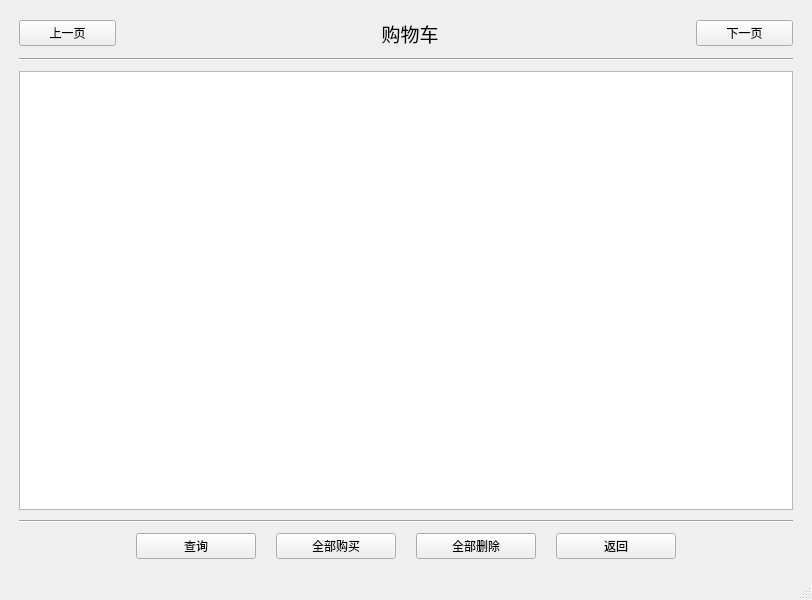
<?xml version="1.0" encoding="UTF-8"?>
<ui version="4.0">
 <class>ShoppingCart</class>
 <widget class="QMainWindow" name="ShoppingCart">
  <property name="geometry">
   <rect>
    <x>0</x>
    <y>0</y>
    <width>812</width>
    <height>600</height>
   </rect>
  </property>
  <property name="windowTitle">
   <string>MainWindow</string>
  </property>
  <widget class="QWidget" name="centralwidget">
   <layout class="QVBoxLayout" name="verticalLayout">
    <item>
     <layout class="QGridLayout" name="gridLayout">
      <property name="leftMargin">
       <number>10</number>
      </property>
      <property name="topMargin">
       <number>10</number>
      </property>
      <property name="rightMargin">
       <number>10</number>
      </property>
      <property name="bottomMargin">
       <number>10</number>
      </property>
      <property name="horizontalSpacing">
       <number>20</number>
      </property>
      <property name="verticalSpacing">
       <number>10</number>
      </property>
      <item row="0" column="0">
       <widget class="QPushButton" name="PrevPage">
        <property name="maximumSize">
         <size>
          <width>140</width>
          <height>16777215</height>
         </size>
        </property>
        <property name="text">
         <string>上一页</string>
        </property>
       </widget>
      </item>
      <item row="0" column="1" colspan="2">
       <spacer name="horizontalSpacer_3">
        <property name="orientation">
         <enum>Qt::Horizontal</enum>
        </property>
        <property name="sizeHint" stdset="0">
         <size>
          <width>198</width>
          <height>21</height>
         </size>
        </property>
       </spacer>
      </item>
      <item row="0" column="3" colspan="2">
       <widget class="QLabel" name="label">
        <property name="text">
         <string>&lt;html&gt;&lt;head/&gt;&lt;body&gt;&lt;p align=&quot;center&quot;&gt;&lt;span style=&quot; font-size:14pt;&quot;&gt;购物车&lt;/span&gt;&lt;/p&gt;&lt;/body&gt;&lt;/html&gt;</string>
        </property>
       </widget>
      </item>
      <item row="0" column="5" colspan="2">
       <spacer name="horizontalSpacer_4">
        <property name="orientation">
         <enum>Qt::Horizontal</enum>
        </property>
        <property name="sizeHint" stdset="0">
         <size>
          <width>187</width>
          <height>27</height>
         </size>
        </property>
       </spacer>
      </item>
      <item row="0" column="7">
       <widget class="QPushButton" name="NextPage">
        <property name="maximumSize">
         <size>
          <width>140</width>
          <height>16777215</height>
         </size>
        </property>
        <property name="text">
         <string>下一页</string>
        </property>
       </widget>
      </item>
      <item row="1" column="0" colspan="8">
       <widget class="Line" name="line">
        <property name="orientation">
         <enum>Qt::Horizontal</enum>
        </property>
       </widget>
      </item>
      <item row="2" column="0" colspan="8">
       <widget class="QTableView" name="tableView"/>
      </item>
      <item row="3" column="0" colspan="8">
       <widget class="Line" name="line_2">
        <property name="orientation">
         <enum>Qt::Horizontal</enum>
        </property>
       </widget>
      </item>
      <item row="4" column="0">
       <spacer name="horizontalSpacer">
        <property name="orientation">
         <enum>Qt::Horizontal</enum>
        </property>
        <property name="sizeType">
         <enum>QSizePolicy::Expanding</enum>
        </property>
        <property name="sizeHint" stdset="0">
         <size>
          <width>92</width>
          <height>26</height>
         </size>
        </property>
       </spacer>
      </item>
      <item row="4" column="1">
       <widget class="QPushButton" name="FindCart">
        <property name="minimumSize">
         <size>
          <width>120</width>
          <height>0</height>
         </size>
        </property>
        <property name="maximumSize">
         <size>
          <width>120</width>
          <height>16777215</height>
         </size>
        </property>
        <property name="text">
         <string>查询</string>
        </property>
       </widget>
      </item>
      <item row="4" column="2" colspan="2">
       <widget class="QPushButton" name="BuyAll">
        <property name="minimumSize">
         <size>
          <width>120</width>
          <height>0</height>
         </size>
        </property>
        <property name="maximumSize">
         <size>
          <width>120</width>
          <height>16777215</height>
         </size>
        </property>
        <property name="text">
         <string>全部购买</string>
        </property>
       </widget>
      </item>
      <item row="4" column="4" colspan="2">
       <widget class="QPushButton" name="DeleteAll">
        <property name="minimumSize">
         <size>
          <width>120</width>
          <height>0</height>
         </size>
        </property>
        <property name="maximumSize">
         <size>
          <width>120</width>
          <height>16777215</height>
         </size>
        </property>
        <property name="text">
         <string>全部删除</string>
        </property>
       </widget>
      </item>
      <item row="4" column="6">
       <widget class="QPushButton" name="BackButton">
        <property name="minimumSize">
         <size>
          <width>120</width>
          <height>0</height>
         </size>
        </property>
        <property name="maximumSize">
         <size>
          <width>120</width>
          <height>16777215</height>
         </size>
        </property>
        <property name="text">
         <string>返回</string>
        </property>
       </widget>
      </item>
      <item row="4" column="7">
       <spacer name="horizontalSpacer_2">
        <property name="orientation">
         <enum>Qt::Horizontal</enum>
        </property>
        <property name="sizeType">
         <enum>QSizePolicy::Expanding</enum>
        </property>
        <property name="sizeHint" stdset="0">
         <size>
          <width>92</width>
          <height>26</height>
         </size>
        </property>
       </spacer>
      </item>
     </layout>
    </item>
   </layout>
  </widget>
  <widget class="QMenuBar" name="menubar">
   <property name="geometry">
    <rect>
     <x>0</x>
     <y>0</y>
     <width>812</width>
     <height>26</height>
    </rect>
   </property>
  </widget>
  <widget class="QStatusBar" name="statusbar"/>
 </widget>
 <resources/>
 <connections/>
</ui>
